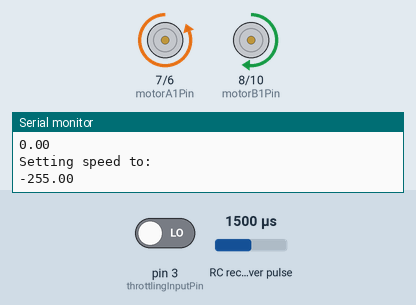
Simulated run of this sketch. Board: Arduino Uno, built with avr-gcc and run on an emulated ATmega328P. Shown: motor-driver pin pairs drawn as motors (green arrow = first pin HIGH = forward, orange = second pin HIGH = backward, longer = more drive, scaled by the enable pin), the last lines printed to the serial monitor. Wiring (inferred from the names in the program): RC receiver channel: data pin 2. The inputs (shaded band) are chosen by the test bench; at power-on: RC receiver pulse 1500 µs, pin 3 (throttlingInputPin) LOW.

Above: at 1.2 s.
1.3 s: RC receiver pulse (sensor on pin 2) set to 1750 µs
At 1.9 s:
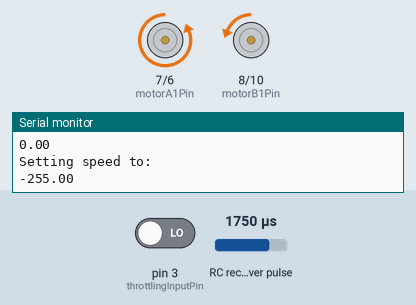
3.1 s: pin 3 (throttlingInputPin) driven HIGH
At 4.3 s:
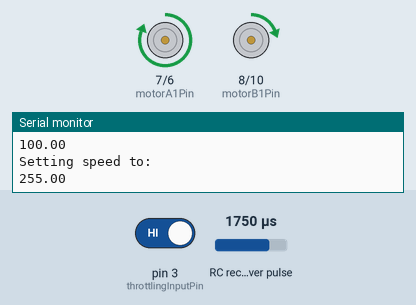
4.7 s: RC receiver pulse (sensor on pin 2) set to 1020 µs
At 5.4 s:
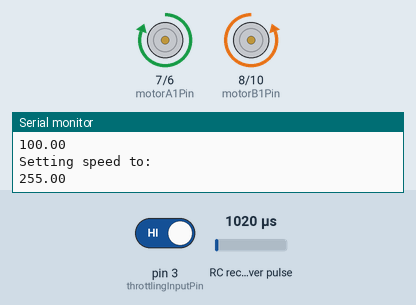
6.4 s: RC receiver pulse (sensor on pin 2) set to 1500 µs
At 7.7 s:
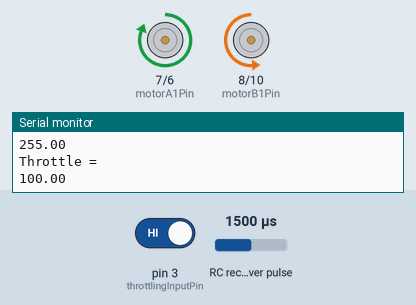
8.0 s: RC receiver pulse (sensor on pin 2) set to 1980 µs
At 9.1 s:
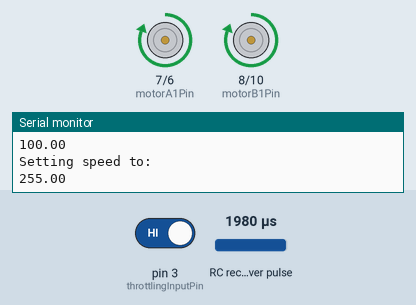
9.6 s: pin 3 (throttlingInputPin) driven LOW
At 10.4 s:
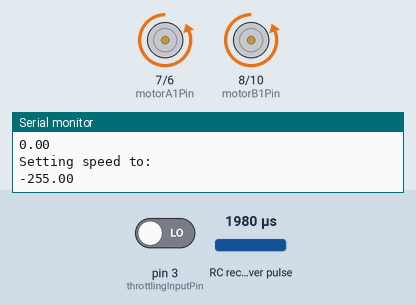
Timing chart, 0 to 12.1 s (numbered marks = the images above; inputs shaded):
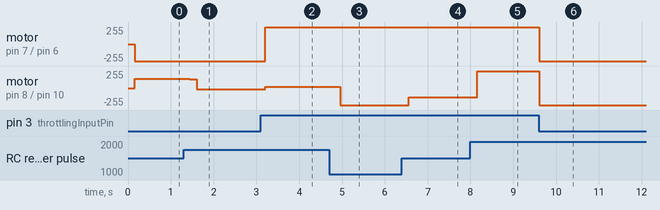

The sketch:

Tankbot_Control_Logic.ino
```cpp
//This file provides the control logic for a tankbot controlled via PWM signals from an RC receiver.
//It reads steering and throttling inputs, processes them, and sets motor speeds accordingly.

const int steeringInputPin = 2; // Connect the PWM signal from the receiver channel 1 (steering)
const int throttlingInputPin = 3; // Connect the PWM signal from the receiver channel 2 (throttling)

// Defining motor A control inputs
const int motorA1Pin = 7; //was 10
const int motorA2Pin = 6; //was 9
const int motorAPwmPin = 5; // moved pins around because one of them needs to be PWM

// // Defining motor B control inputs
const int motorB1Pin = 8;
const int motorB2Pin = 10; //was 5
const int motorBPwmPin = 9;

// PWM code source: https://lastminuteengineers.com/drv8833-arduino-tutorial/

void setup() {
  // Set pin modes
  pinMode(steeringInputPin, INPUT);
  pinMode(throttlingInputPin, INPUT);

  pinMode(motorA1Pin, OUTPUT);
  pinMode(motorA2Pin, OUTPUT);
  pinMode(motorAPwmPin, OUTPUT);

  pinMode(motorB1Pin, OUTPUT);
  pinMode(motorB2Pin, OUTPUT);
  pinMode(motorBPwmPin, OUTPUT);


  // TurnOffMotors(motorA1Pin, motorA2Pin, motorB1Pin, motorB2Pin);

  // Start serial communication at 9600 bps
  Serial.begin(9600);

  Serial.println("Reading digital state...");
}

void loop() {
  // Serial.print("Steer Percentage = "); //100 is left, 0 is right
  float steer = GetPWM(steeringInputPin);
  // Serial.print("Throttle Percentage = "); //100 is full forward, 0 is full reverse
  float throttle = GetPWM(throttlingInputPin);
   Serial.println("");
  Serial.println("");
  Serial.println("Throttle = ");
  Serial.println(throttle);
  Serial.println("");

  //  if both are zero, the transmitter is OFF, do nothing
  if (steer == 0 && throttle == 0) {
    Serial.println("Make sure your transmitter is ON");
    return; // Skip the remaining loop and move on to the next iteration
  }

  //  6-10 is throttle back, 10-14 is throttle forward
  int speedscalemax = 255;
  float speed;
  speed = speedscalemax * ((throttle - 50)/50);
  Serial.println("Setting speed to:");
  Serial.println(speed);


  // Do Steering Calculations

  // Set steering scaling factor to be -1.0 to 1.0
  float leftTurnScale = 1.0;
  float rightTurnScale = 1.0;

  // bound steer -50 to 50; Does this actually bould steer from -50 to 50?
  steer = steer - 50;

  //set a deadzone of 10% Wouldn't this set a deadzone of 20%? Steer is -50 to 50, rather than -100 to 100
  if (abs(steer) > 10) {

    if (steer < 0) {  // Turn right
      // Steer is -50 to 0 here
      rightTurnScale = (steer + 25) / 25;
    } else {  // Turn Left
      // Steer is 0 to 50 here
      leftTurnScale = (25 - steer) / 25;
    }

    // Special case for no throttle turning (zero radius)
    // Check that throttle is in the dead zone
    // Only zero radius turn if turning more than half way in that direction
    if (abs(speed) < 20 && abs(steer) > 25) {
      // Set speed to be scaled down on the motors
      speed = 255;
      // If turning right, set our left motor to be the opposite direction and power
      if (steer < 0)
        leftTurnScale = -rightTurnScale;
      // If turning left, set our right motor to be the opposite direction and power
      else
        rightTurnScale = -leftTurnScale;
    }

  }

  float leftSpeed = speed * leftTurnScale;
  float rightSpeed = speed * rightTurnScale;

  // set direction:
  if (leftSpeed < 0) {
    digitalWrite(motorA1Pin, LOW);
    digitalWrite(motorA2Pin, HIGH);
  } else {
    digitalWrite(motorA1Pin, HIGH);
    digitalWrite(motorA2Pin, LOW);
  }
  if (rightSpeed < 0) {
    digitalWrite(motorB1Pin, LOW);
    digitalWrite(motorB2Pin, HIGH);
  } else {
    digitalWrite(motorB1Pin, HIGH);
    digitalWrite(motorB2Pin, LOW);
  }

  //  set duty cycle:
  if ( abs(leftSpeed) < 20 )
    leftSpeed = 0;
  if ( abs(leftSpeed) < 20 )
    rightSpeed = 0;
  analogWrite(motorAPwmPin, abs(leftSpeed));
  analogWrite(motorBPwmPin, abs(rightSpeed));
}

// source: https://forum.arduino.cc/t/reading-a-pwm-signal/603967/4
byte GetPWM(byte pin) {
  unsigned long highTime = pulseIn(pin, HIGH,50000UL);  // 50 millisecond timeout
  unsigned long lowTime = pulseIn(pin, LOW, 50000UL);  // 50 millisecond timeout
  float rawPercent;
  float scaledPercent; //function returns a byte anyway

  // pulseIn() returns zero on timeout
  if (highTime == 0 || lowTime == 0)
    return digitalRead(pin) ? 100 : 0;  // HIGH == 100%,  LOW = 0%

  // Calculate the raw duty cycle percentage
  rawPercent = ((100.0 * highTime) / ( highTime + lowTime ));

  // Scale the 6 to 14 percentage to the full 100 percentage scale
  // These scaling factors were determined by the range on the throttle signal
  scaledPercent = ( rawPercent - 6.65 ) * 13.09;

  // Clamp the scaled percentage to be between 0 and 100 for later scaling
  scaledPercent = constrain ( scaledPercent, 0, 100 );

  // Return a value between 0 to 100, with based on the recieved radio input signal
  return scaledPercent;
  //return (100 * highTime) / (highTime + lowTime);  // highTime as percentage of total cycle time
}

//Brainstorm junk

//ThrottleNorm is a normalized version of Throttle, which is the PWM Input Signal of Channel2 (trigger)
//void loop() {
//  byte ThrottleNorm = (Throttle - 10) * 0.25;
//SteeringNorm is a normalized version of Steering, which is the PWM Input Signal of Channel1 (wheel)
//  byte SteeringNorm = (Steer - 10) * 0.25;
//}

//ThrottleIntermediate will control both motors equally and proportionally to the duty cycle of the signal from Channel2 (trigger)

//ThrottleIntermediate = f(ThrottleNorm) //some function of ThrottleNorm, modified as needed

//SteeringIntermediate1 will control the left motor proportionally to the duty cycle of the signal from Channel1 (wheel)
//SteeringIntermediate1 = f(SteeringNorm) //some function of SteeringNorm that gives a value that the H bridge interprets

//SteeringIntermediate2 will control the right motor counter-proportionally to the duty cycle of the signal from Channel1 (wheel).
//SteeringIntermediate2 = f-1(SteeringNorm) //a function of SteeringNorm that gives the opposite value from that of SteeringIntermediate1

//OutputSignal1 will be a function of both ThrottleIntermediate and SteeringIntermediate1
//OutputSignal1 connected to H Bridge of Left Motor
//OutputSignal1 = ThrottleIntermediate * SteeringIntermediate1 //Tweak to make sense to drive treads

//OutputSignal2 will be a function of both ThrottleIntermediate and SteeringIntermediate2
//OutputSignal2 connected to H Bridge of Right Motor
//OutputSignal2 = ThrottleIntermediate * SteeringIntermediate2 //Tweak to make sense to drive treads
```

Measured:
- after the input at 1.3 s, motor on pin 8 (motorB1Pin) / pin 10 (motorB2Pin): forward 142/255 → forward 132/255 after 0.14 s, → backward 20/255 0.16 s later
- after the input at 3.1 s, motor on pin 7 (motorA1Pin) / pin 6 (motorA2Pin): backward 255/255 → forward 255/255 after 0.10 s; motor on pin 8 (motorB1Pin) / pin 10 (motorB2Pin): backward 20/255 → forward 20/255 after 0.10 s
- after the input at 4.7 s, motor on pin 8 (motorB1Pin) / pin 10 (motorB2Pin): forward 20/255 → backward 255/255 after 0.26 s
- after the input at 6.4 s, motor on pin 8 (motorB1Pin) / pin 10 (motorB2Pin): backward 255/255 → backward 142/255 after 0.16 s
- after the input at 8.0 s, motor on pin 8 (motorB1Pin) / pin 10 (motorB2Pin): backward 142/255 → forward 255/255 after 0.16 s
- after the input at 9.6 s, motor on pin 7 (motorA1Pin) / pin 6 (motorA2Pin), motor on pin 8 (motorB1Pin) / pin 10 (motorB2Pin): forward 255/255 → backward 255/255 at once
